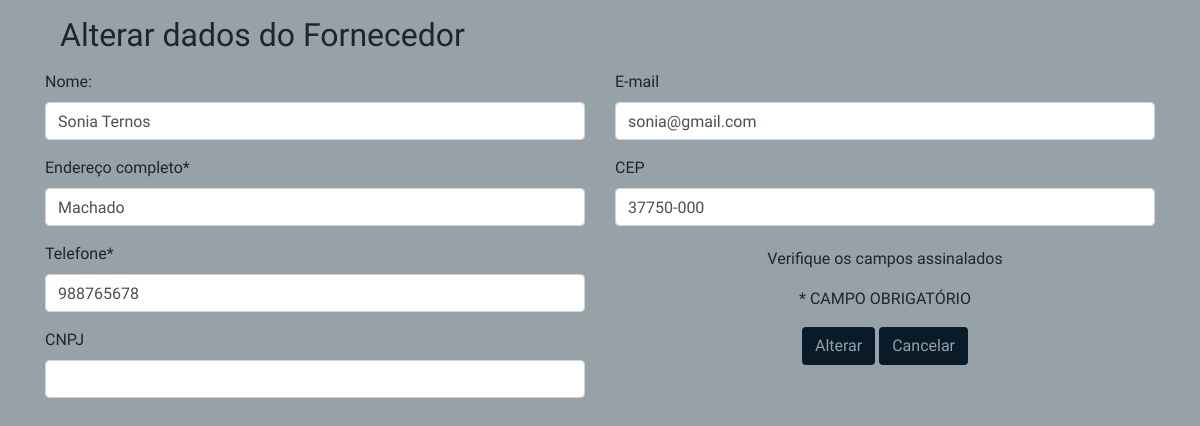
The page /edita_fornecedor.php?idFornecedores=1 on the database as committed earlier.
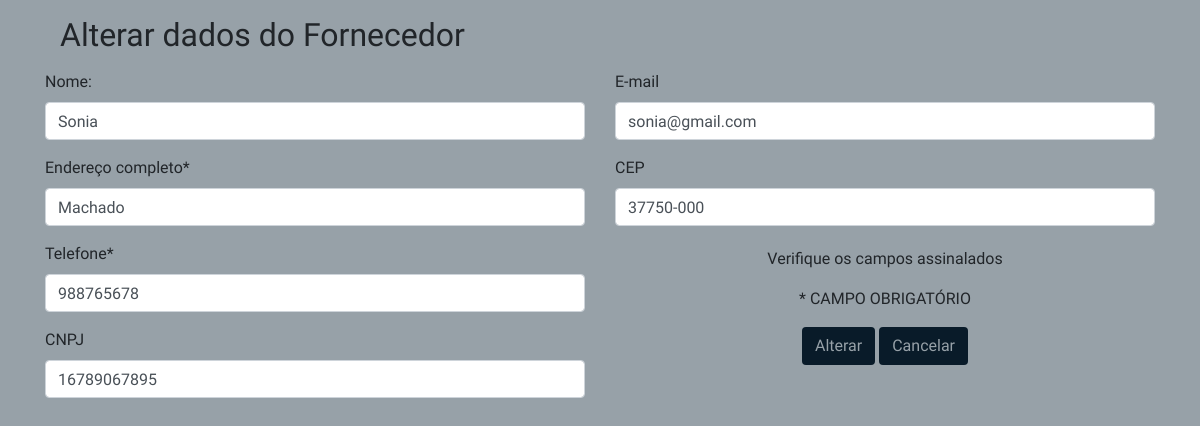
The same page on the database as committed later.
### tables this page shows
CREATE TABLE IF NOT EXISTS `fornecedores` (
  `idFornecedores` int(11) NOT NULL AUTO_INCREMENT,
  `nome` varchar(200) NOT NULL,
  `endereco` varchar(200) NOT NULL,
  `telefone` varchar(20) NOT NULL,
  `cnpj` varchar(45) DEFAULT NULL,
  `email` varchar(45) DEFAULT NULL,
  `cep` varchar(45) DEFAULT NULL,
  PRIMARY KEY (`idFornecedores`)
);

### edita_fornecedor.php (the view, shortened to what this page needs)
<!DOCTYPE html>
<html>
<head>
  <link rel="stylesheet" href="css/bootstrap.css">
	<link rel="stylesheet" href="css/all.css">
	<link rel="stylesheet" href="css/estilo.css">
</head>
<?php
	$idFornecedores = $_GET["idFornecedores"];
	include "funcoesbd.php";
	$conexao = conecta_bd();
	$dados = consulta_editar_fornecedor($conexao,$idFornecedores);
		$nome = $dados["nome"];
		$endereco = $dados["endereco"];
		$telefone = $dados["telefone"];
		$cnpj = $dados["cnpj"];
		$email = $dados["email"];
		$cep = $dados["cep"];
 ?>
<body style="background-color: #97a1a8;">
  <section id="formulario">
  	<div class="container">
  		<form action="edfornecedor_envia.php" method="post" name="form" id="form" onSubmit="return valida_dados(this)">
			<div class="col-md-12">
				<p><h2>Alterar dados do Fornecedor</h2></p>
			 </div>
		<div class="row">
	<div class="col-md-6">
		 <div class="form-group">
					<label>Nome:</label>
					<input type="text" required="required" name="nome" class="form-control" value="<?php echo
					$nome;?>">
		</div>
		<div class="form-group">
					<label>Endereço completo*</label>
					<input type="text" required="required" name="endereco" class="form-control" value="<?php echo
					$endereco;?>">
        </div>
        <div class="form-group">
					<label>Telefone*</label>
					<input type="text" required="required" name="telefone" class="form-control" value="<?php echo
					$telefone;?>">
		</div>
		<div class="form-group">
					<label>CNPJ</label>
					<input type="text" required="required" name="cnpj" class="form-control" value="<?php echo
					$cnpj;?>">
        </div>
    </div>
 		<div class="col-md-6">
        <div class="form-group">
					<label>E-mail</label>
					<input type="text" required="required" name="email" class="form-control" value="<?php echo
					$email;?>">
		</div>
        <div class="form-group">
					<label>CEP</label>
					<input type="text" required="required" name="cep" class="form-control" value="<?php echo
					$cep;?>">
		</div>
			<div class="col-md-6 text-center mx-auto d-block" style="padding-top: 5px;">
								<p>Verifique os campos assinalados</p>
								<p>* CAMPO OBRIGATÓRIO</p>
			<input type="submit" class="btn" value="Alterar" class="botao" style="background-color: #091b29; color:#97a1a8; ">
			<input type="reset" class="btn" name="cancelar" value="Cancelar" class="botao" onclick="javascript: location.href='fornecedor.php';" style="background-color: #091b29; color:#97a1a8; ">
			</div>
	</div>
	</div>
	</form>
	</div>
</section>
</body>
</html>

Rows that differ between the two databases and show on the page:
changed fornecedores "Machado": nome "Sonia Ternos" → "Sonia"; cnpj (not shown) → "16789067895"
